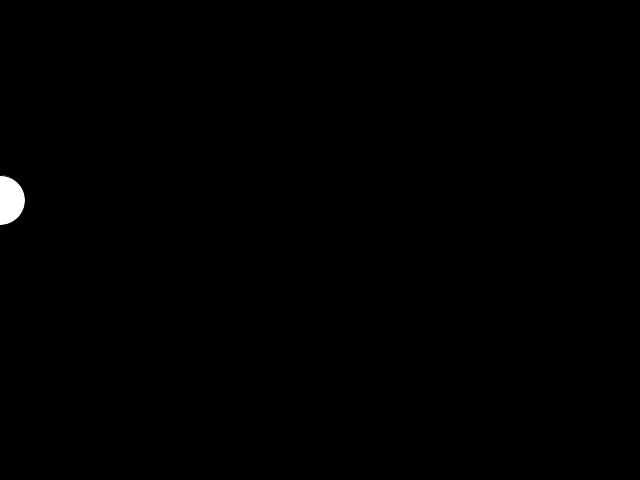
Frame 1 (no input)
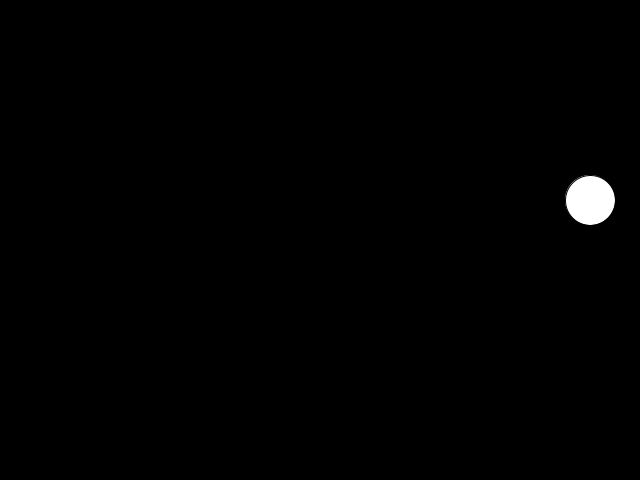
Frame 60 (the mouse pressed at the canvas centre just before this capture)
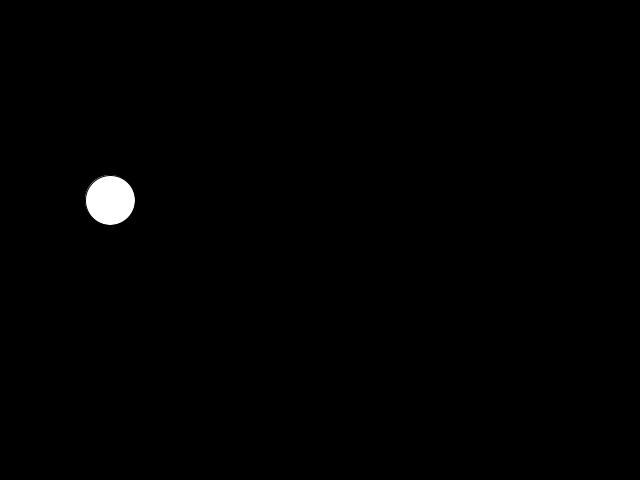
Frame 120 (the mouse held since frame 60 and released just before this capture)

The Processing sketch that drew these frames (run headless with seeded random() and noise(); from frame 60 on, the mouse is pressed at the canvas centre):

// Processing sketch: processing_74203
// ── processing_74203.pde

int x = 0;
int dir =1;

void setup(){
size(640,480);
 x =0;
}

void draw(){
  background(0);
ellipse(x,200, 50,50);


if (x >width || x <0 ){ // || : or, && : and
  dir = dir * -1;
}


x = x + 10 * dir;

}
